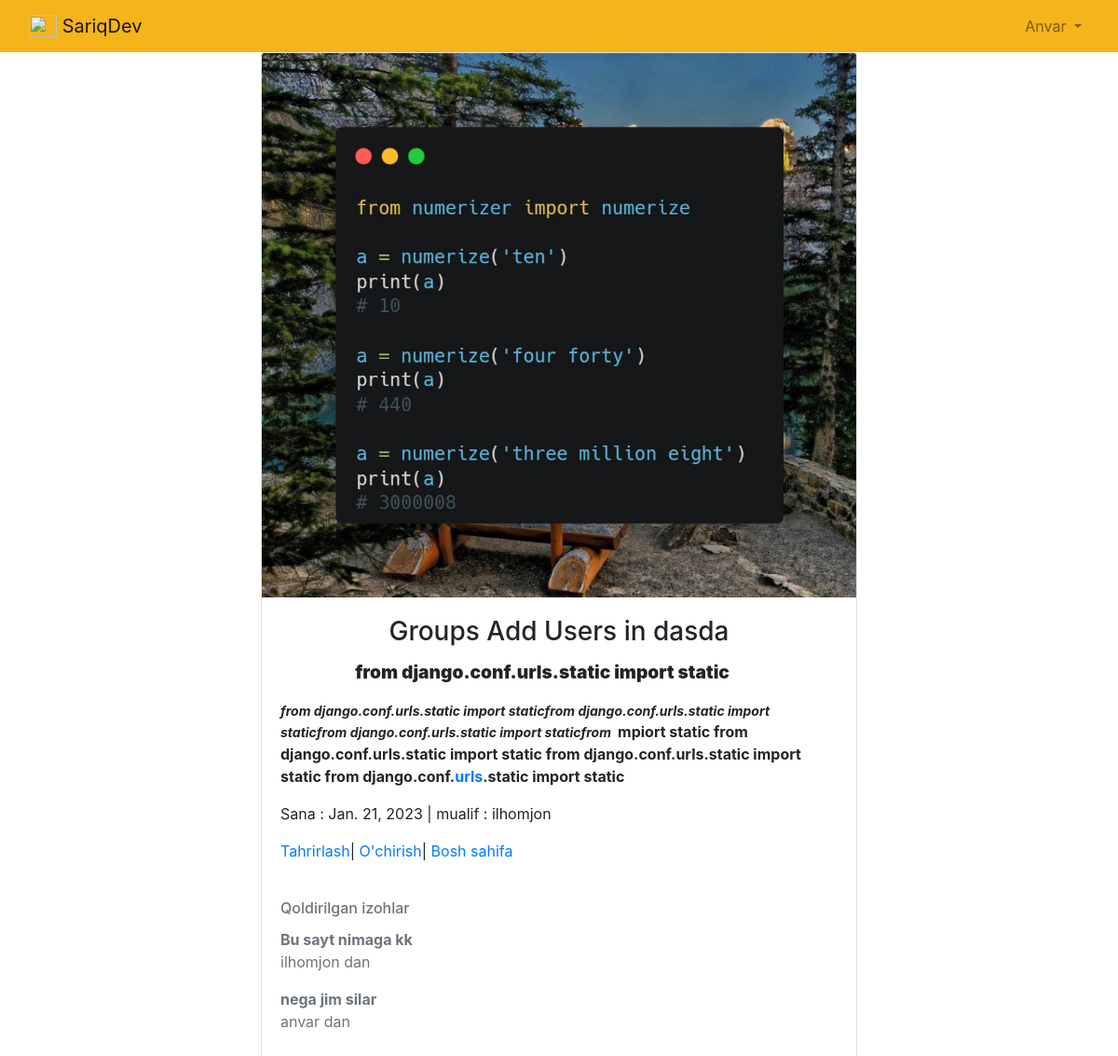
/article/1/ (signed in), run on the app's committed database.
### accounts/models.py (models this page shows)
class CustomUser(AbstractUser):
    age = models.PositiveIntegerField(null=True, blank=True)
    manzil = models.CharField(max_length=50,null=True, blank=True)
    ismi = models.CharField(max_length=60,null=True, blank=True)

### news/models.py (models this page shows, shortened)
class Article(models.Model):
    title = models.CharField(max_length=120,verbose_name="Sarlavha")
    qisqacha = models.CharField(max_length=200,blank=True,verbose_name="Qisqa malumot")
    body = RichTextField()
    photo = models.ImageField(upload_to='images/',blank=True,verbose_name="Rasm tanlang")
    date = models.DateField(auto_now_add=True)
    author = models.ForeignKey(get_user_model(),on_delete=models.CASCADE,)

class Comment(models.Model):
    article = models.ForeignKey(Article, on_delete=models.CASCADE, related_name='comments')
    comment = models.CharField(max_length=200)
    author = models.ForeignKey(get_user_model(),on_delete=models.CASCADE,)
    def __str__(self):
        return self.comment

### news/views.py (the view)
# urls.py: path('<int:pk>/',NewDetailView.as_view(),name='new_detail'),
class NewDetailView(DetailView):
    model = Article
    template_name = 'new_detail.html'

### template/new_detail.html
{% extends 'base.html' %}
{% block content %}
<div class="card" style="width: 40rem; margin: auto;">
  {% if object.photo %}
  <img src="{{ object.photo.url }}" class="card-img-top" alt="...">
  {% endif %}
  <div class="card-body">
      <h3 class="card-title" style="text-align: center;">{{ object.title }}</h3>
      <b class="card-text">{{ object.body | safe }}</b>
      <p>Sana : {{ object.date }} | mualif : {{ object.author }}</p>
      <a href="{% url 'new_edit' article.pk %}">Tahrirlash</a>|
      <a href="{% url 'new_delete' article.pk %}">O'chirish</a>|
      <a href="{% url 'news' %}">Bosh sahifa</a>
    </div>
    <div class="card-body text-secondary">
      <h6 class="card-title">Qoldirilgan izohlar</h6>
      {% for coment in article.comments.all %}
        <b class="card-text">{{ coment }}</b>
        <p>{{ coment.author }} dan</p>
      {% endfor %}
    </div>
  </div>
{% endblock content %}

### template/base.html (shortened to what this page needs)
{% load static %}
<!DOCTYPE html>
<html lang="en">
    <head>
        <link rel="stylesheet" href="https://cdn.jsdelivr.net/npm/bootstrap@4.5.3/dist/css/bootstrap.min.css">
    </head>
    <body>
        <header>
            <nav class="navbar navbar-expand-lg navbar-light" style="background-color: #F4B41A;">
                <div class="container-fluid">
                <a class="navbar-brand" href="{% url 'home' %}">
                    <img src="" alt="" width="30" height="24" class="d-inline-block align-text-top">
                    SariqDev
                </a>
                {% if user.is_authenticated %}
                    <ul class="navbar-nav ml-auto">
                        <li class="nav-item">
                            <a class="nav-link dropdown-toggle" href="#"
                                id="navbarDropdown" role="button" data-toggle="dropdown"
                                aria-haspopup="true" aria-expanded="false">
                                {{ user.username | title }}
                            </a>
                        </li>
                    </ul>
                {% else %}
                    <form class="form-inline ml-auto">
                        <a href="{% url 'login' %}" class="btn btn-outline-light">Kirish</a>
                        <a href="{% url 'signup' %}" class="btn btn-primary ml-2">Ro'yxatdan o'tish</a>
                    </form>
                {% endif %}
              </nav>
        </header>
        <div>
            {% block content %}
            {% endblock content %}
        </div>
    </body>
</html>

### data on the page
CustomUser: username "Anvar"
Article: photo (picture), title "Groups Add Users in dasda", body "from django.conf.urls.static import static from django.conf.urls.static import staticfrom django.conf.urls.static import staticfrom django.conf.urls.static import staticfrom mpiort static from django.conf.urls.static import static from django.conf.urls.static import static from django.conf. urls .static import static", date "Jan. 21, 2023", author "ilhomjon"
Comment: comment "Bu sayt nimaga kk", author "ilhomjon"
Comment: comment "nega jim silar", author "anvar"
